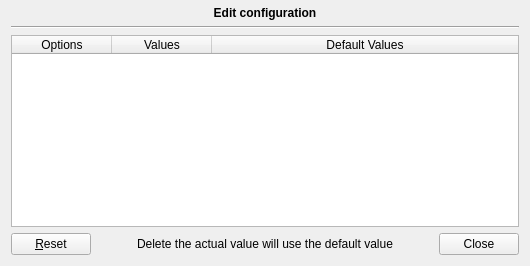
       <widget class="QWidget" name="ConfigsPage">
        <layout class="QVBoxLayout" name="verticalLayout_7">
         <property name="topMargin">
          <number>6</number>
         </property>
         <item>
          <layout class="QVBoxLayout" name="verticalLayout_4">
           <property name="topMargin">
            <number>0</number>
           </property>
           <property name="bottomMargin">
            <number>0</number>
           </property>
           <item>
            <widget class="QLabel" name="label_2">
             <property name="font">
              <font>
               <weight>75</weight>
               <bold>true</bold>
              </font>
             </property>
             <property name="text">
              <string>Edit configuration</string>
             </property>
             <property name="alignment">
              <set>Qt::AlignCenter</set>
             </property>
            </widget>
           </item>
           <item>
            <widget class="Line" name="line_3">
             <property name="orientation">
              <enum>Qt::Horizontal</enum>
             </property>
            </widget>
           </item>
           <item>
            <widget class="QTableWidget" name="configuration_table">
             <property name="editTriggers">
              <set>QAbstractItemView::DoubleClicked|QAbstractItemView::EditKeyPressed</set>
             </property>
             <property name="showDropIndicator" stdset="0">
              <bool>false</bool>
             </property>
             <property name="dragDropOverwriteMode">
              <bool>false</bool>
             </property>
             <property name="alternatingRowColors">
              <bool>true</bool>
             </property>
             <property name="selectionMode">
              <enum>QAbstractItemView::SingleSelection</enum>
             </property>
             <property name="sortingEnabled">
              <bool>true</bool>
             </property>
             <attribute name="horizontalHeaderDefaultSectionSize">
              <number>100</number>
             </attribute>
             <attribute name="horizontalHeaderShowSortIndicator" stdset="0">
              <bool>false</bool>
             </attribute>
             <attribute name="horizontalHeaderStretchLastSection">
              <bool>true</bool>
             </attribute>
             <attribute name="verticalHeaderVisible">
              <bool>false</bool>
             </attribute>
             <column>
              <property name="text">
               <string>Options</string>
              </property>
             </column>
             <column>
              <property name="text">
               <string>Values</string>
              </property>
             </column>
             <column>
              <property name="text">
               <string>Default Values</string>
              </property>
             </column>
            </widget>
           </item>
           <item>
            <layout class="QHBoxLayout" name="horizontalLayout_7">
             <property name="topMargin">
              <number>0</number>
             </property>
             <item>
              <widget class="QPushButton" name="configuration_reset">
               <property name="sizePolicy">
                <sizepolicy hsizetype="Fixed" vsizetype="Fixed">
                 <horstretch>0</horstretch>
                 <verstretch>0</verstretch>
                </sizepolicy>
               </property>
               <property name="text">
                <string>&amp;Reset</string>
               </property>
               <property name="icon">
                <iconset theme="draw-eraser">
                 <normaloff>.</normaloff>.</iconset>
               </property>
              </widget>
             </item>
             <item>
              <spacer name="horizontalSpacer">
               <property name="orientation">
                <enum>Qt::Horizontal</enum>
               </property>
               <property name="sizeHint" stdset="0">
                <size>
                 <width>40</width>
                 <height>20</height>
                </size>
               </property>
              </spacer>
             </item>
             <item>
              <widget class="QLabel" name="label_3">
               <property name="text">
                <string>Delete the actual value will use the default value</string>
               </property>
              </widget>
             </item>
             <item>
              <spacer name="horizontalSpacer_2">
               <property name="orientation">
                <enum>Qt::Horizontal</enum>
               </property>
               <property name="sizeHint" stdset="0">
                <size>
                 <width>40</width>
                 <height>20</height>
                </size>
               </property>
              </spacer>
             </item>
             <item>
              <widget class="QPushButton" name="configuration_close">
               <property name="sizePolicy">
                <sizepolicy hsizetype="Fixed" vsizetype="Fixed">
                 <horstretch>0</horstretch>
                 <verstretch>0</verstretch>
                </sizepolicy>
               </property>
               <property name="statusTip">
                <string>Edit configuration close.</string>
               </property>
               <property name="text">
                <string>Close</string>
               </property>
               <property name="icon">
                <iconset theme="dialog-close">
                 <normaloff>.</normaloff>.</iconset>
               </property>
              </widget>
             </item>
            </layout>
           </item>
          </layout>
         </item>
        </layout>
       </widget>
